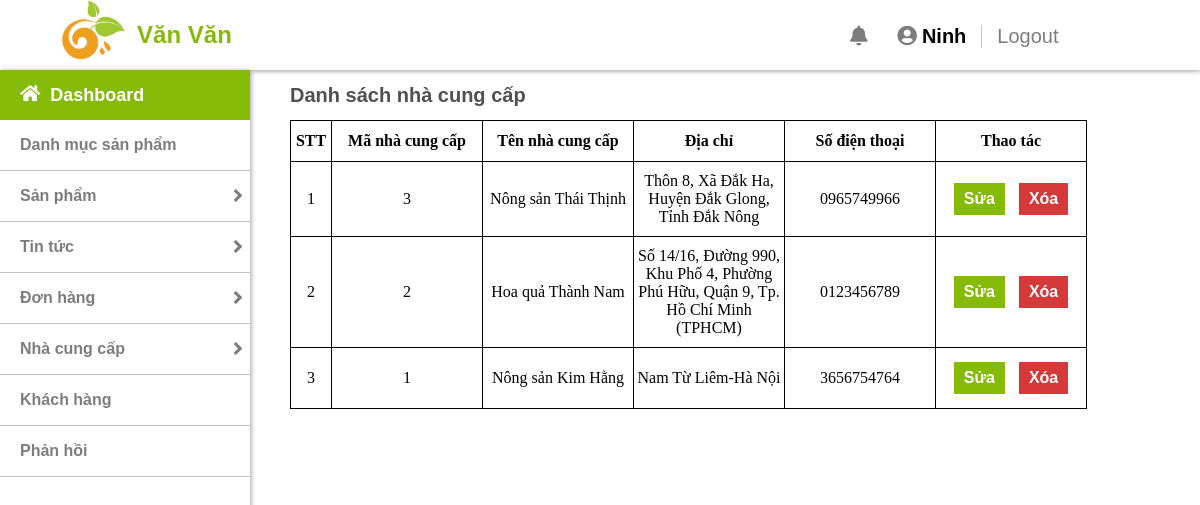
The page /admin/ncc.php (signed in) on the database its author committed.
### tables this page shows
CREATE TABLE `ncc` (
  `ma_ncc` int(11) NOT NULL,
  `ten_ncc` varchar(100) NOT NULL,
  `diachi` varchar(255) NOT NULL,
  `sodt` varchar(10) NOT NULL
);

### lib/database.php (called while the page is built, shortened)
<?php
    class Database{
        public $host = DB_HOST;
        public $user = DB_USER;
        public $pass = DB_PASS;
        public $dbname = DB_NAME;
        public $link;
        private function connectDB(){
            $this->link =  new mysqli($this->host, $this->user, $this->pass, $this->dbname);
        }
        public function select($query){
            $result = $this->link->query($query) or die($this->link->error.__LINE__);
            if($result->num_rows > 0){
                return $result;
            }
            else {
                return false;
            }
        }
    }

### classes/ncc.php (called while the page is built, shortened)
<?php
    $filepath = realpath(dirname(__FILE__));
    include_once ($filepath.'/../lib/database.php');
?>
<?php
    class ncc{
        private $db;
        public function __construct()
        {
            $this->db = new Database();
        }
        public function show_ncc(){
            $query = "SELECT *FROM ncc order by ma_ncc desc";
            $result = $this->db->select($query);
            return $result;
        }
    }
?>

### admin/ncc.php (the view, shortened to what this page needs)
<?php
    include "include/header.php";
    include "include/sidebar.php";
    include "../classes/ncc.php";
?>
<?php
     $ncc = new ncc();
?>
<div class="content">
    <p class="content-title">Danh sách nhà cung cấp</p>
    <table>
        <tr>
            <th id="stt">STT</th>
            <th>Mã nhà cung cấp</th>
            <th>Tên nhà cung cấp</th>
            <th>Địa chỉ</th>
            <th>Số điện thoại</th>
            <th>Thao tác</th>
        </tr>
        <?php
            $ncc_list = $ncc->show_ncc();
            if($ncc_list){
                $i = 0;
                while($result = $ncc_list->fetch_assoc()){
                    $i ++;
        ?>
        <tr>
            <td  id="stt"><?php echo $i; ?></td>
            <td ><?php  echo $result['ma_ncc'] ?></td>
            <td ><?php  echo $result['ten_ncc'] ?></td>
            <td ><?php  echo $result['diachi'] ?></td>
            <td ><?php  echo $result['sodt'] ?></td>
            <td >
                <a href="nccedit.php?ma_ncc=<?php echo $result['ma_ncc']?>">Sửa</a>
                <a class="xoa" onclick="return confirm('Bạn có chắc muốn xóa không?')"
                    href="?ma_ncc=<?php echo $result['ma_ncc']; ?>">Xóa</a>
            </td>
        </tr>
        <?php
                }
            }
        ?>
    </table>
</div>

### admin/css/style.css (style rules this page uses)
* { margin: 0; padding: 0; }
a { text-decoration: none; }
h1, h2, h3, p, a { font-family: "Roboto Slab", sans-serif; }
.content { float: right; width: calc(100% - 290px); padding-bottom: 100px; }
.content-title { color: rgba(51, 48, 48, 0.85); font-size: 20px; font-weight: bold; line-height: 50px; }
th { height: 40px; }
td, th { border: 1px solid; width: 150px; }
td { height: 40px; }
table { border-collapse: collapse; }
#stt { width: 40px; }
td { padding-top: 10px; padding-bottom: 10px; text-align: center; }
td>a { background: #86ba09; color: white; padding-top: 7px; padding-left: 10px; padding-right: 10px; padding-bottom: 7px; font-weight: bold; margin-left: 5px; margin-right: 5px; display: inline-block; }
.xoa { background-color: rgb(214, 57, 57); }

### rows shown on the page
ncc: ma_ncc "3", ten_ncc "Nông sản Thái Thịnh", diachi "Thôn 8, Xã Đắk Ha, Huyện Đắk Glong, Tỉnh Đắk Nông", sodt "0965749966"
ncc: ma_ncc "2", ten_ncc "Hoa quả Thành Nam", diachi "Số 14/16, Đường 990, Khu Phố 4, Phường Phú Hữu, Quận 9, Tp. Hồ Chí Minh (TPHCM)", sodt "0123456789"
ncc: ma_ncc "1", ten_ncc "Nông sản Kim Hằng", diachi "Nam Từ Liêm-Hà Nội", sodt "3656754764"

### other values the page prints
$admin_name "Ninh"
